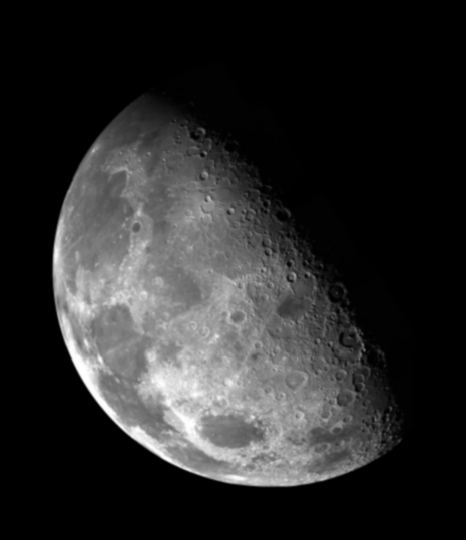
%> input picture hw2/input/blurry_moon.tif, 466 x 540 px
$ octave hw2.m   (GNU Octave 9; MATLAB toolbox functions it lacks are replaced by stand-ins)
%> lines starting %> are read from the running program, lines starting %| are printed output that depends on the picture
img1=imread('input/blurry_moon.tif');
%> img1 is the input picture: size 540x466 uint8; min 0, max 254, mean 42.7
img2=imread('input/skeleton_orig.bmp');
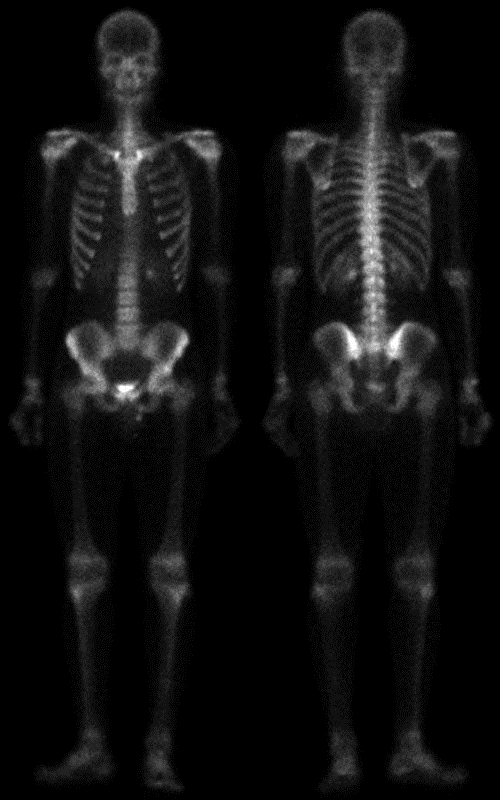
%> input picture hw2/input/skeleton_orig.bmp, 500 x 800 px
%> img2 is the input picture: size 800x500x3 uint8; min 0, max 255, mean 16.9

out1=laplacian(img1);
figure,
subplot(1,2,1);imshow(img1);title('origin images');
subplot(1,2,2);imshow(out1);title('images after laplacian');
out2=laplacian(img2);
figure,
subplot(1,2,1);imshow(img2);title('origin images');
subplot(1,2,2);imshow(out2);title('images after laplacian');

high_boost(img1);
high_boost(img2);


function out= laplacian(img)
kernel = -1 * ones(3);
kernel(2,2) = 8;  % Now kernel = [-1,-1,-1; -1,8,-1; -1,-1,-1]
sharp = imfilter(img, kernel);
out=img-sharp;
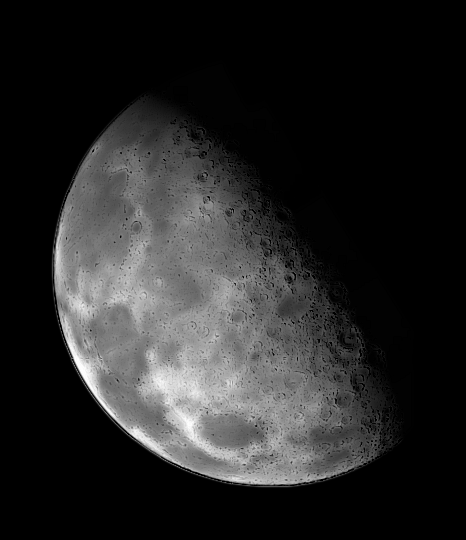
%> out: size 540x466 uint8; min 0, max 254, mean 38.7
%> in laplacian (call 2), `sharp = imfilter(img, kernel);`:
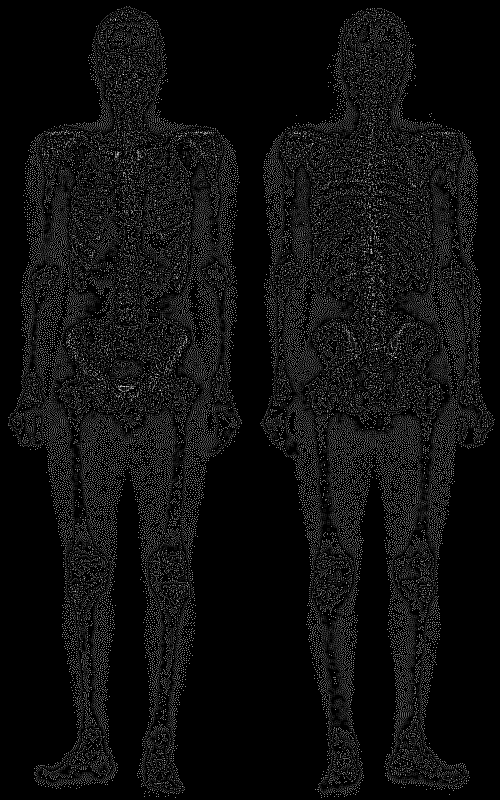
%> sharp: size 800x500x3 uint8; min 0, max 255, mean 15.1
%> in laplacian (call 2), `out=img-sharp;`:
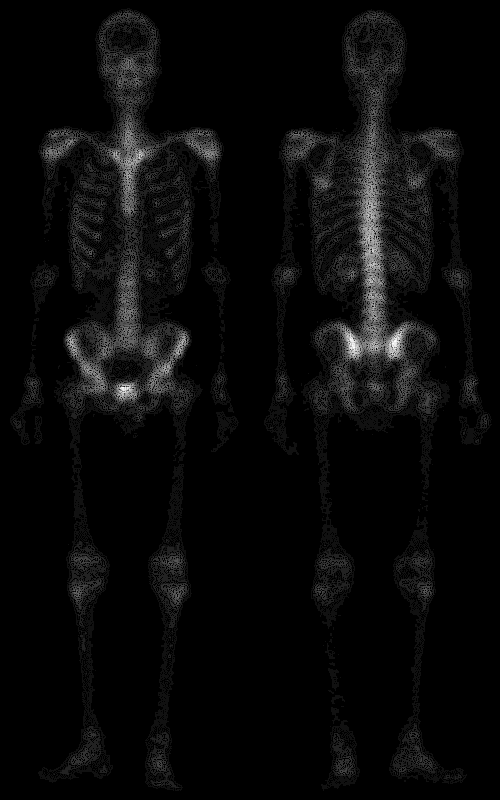
%> out: size 800x500x3 uint8; min 0, max 255, mean 9.8
end

function []= high_boost(img)
h = fspecial('gaussian',5,2.5);
% blur the image
blurred_img = imfilter(img,h);
% subtract blurred image from original
diff_img = img - blurred_img;
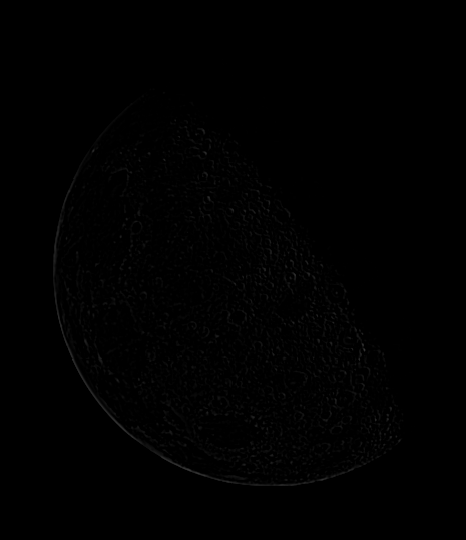
%> diff_img: size 540x466 uint8; min 0, max 55, mean 0.8
% add difference to the original image
highboost_img = img + 3*diff_img;
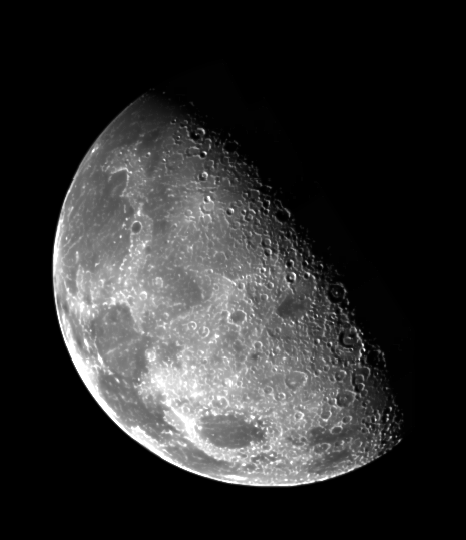
%> highboost_img: size 540x466 uint8; min 0, max 255, mean 45
%> in high_boost (call 2), `diff_img = img - blurred_img;`:
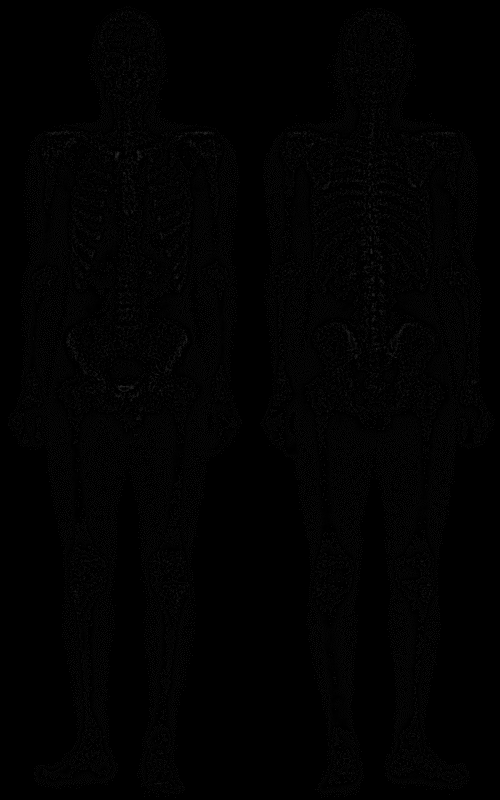
%> diff_img: size 800x500x3 uint8; min 0, max 46, mean 1.8

figure,
subplot 121
imshow(img,[]);
title('Original Image')
subplot 122
imshow(highboost_img,[]);
title('HighBoosted Image')

end
